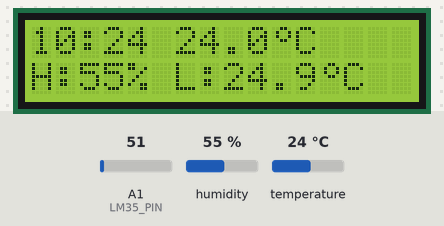
A sketch run on a simulated Arduino Uno, built with avr-gcc and run on an emulated ATmega328P. Shown: 16×2 character LCD. The inputs (shaded band) are chosen by the test bench; at power-on: humidity 55 %, A1 (LM35_PIN) = 51, temperature 24 °C. The local clock reads 2024-03-15 10:24:30 at power-on unless the sketch sets it; what the sketch prints to the serial monitor is not drawn.

Above: at 3.2 s.
3.3 s: humidity set to 22 %
At 6.9 s:
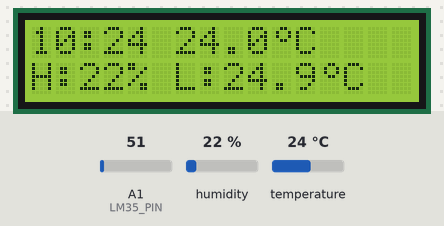
7.6 s: A1 (LM35_PIN) set to 61
At 8.7 s:
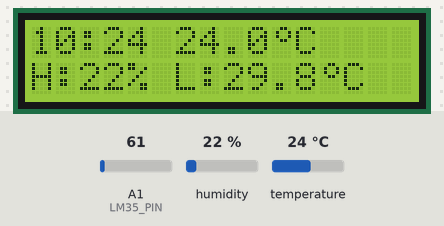
10.2 s: temperature set to 12 °C
At 15.3 s:
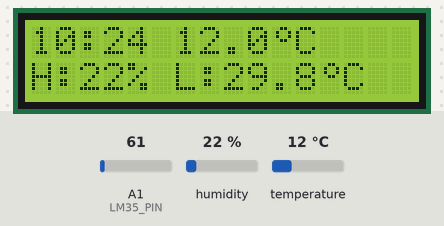
15.6 s: A1 (LM35_PIN) set to 71
At 17.2 s:
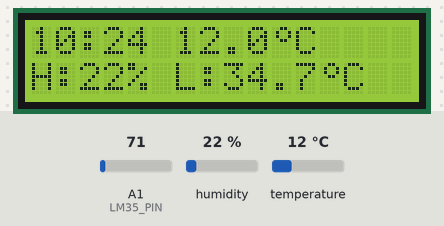
18.2 s: humidity set to 40 %
At 22.6 s:
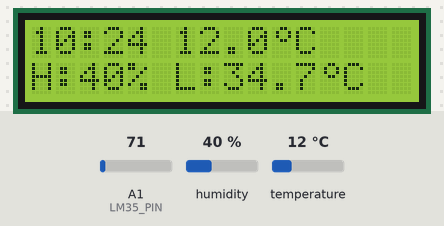
23.6 s: A1 (LM35_PIN) set to 86
At 24.5 s:
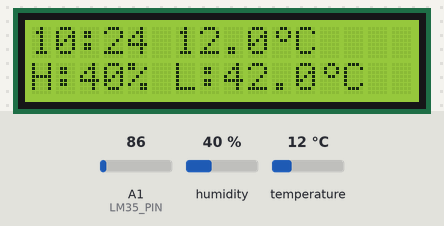
Timing chart, 0 to 26.6 s (numbered marks = the images above; inputs shaded):
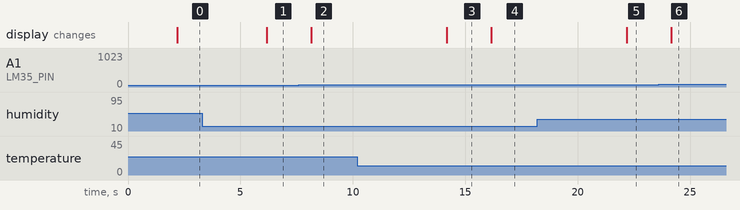

Measured:
- after the input at 3.3 s, the display: changes after 2.9 s (image 1)
- after the input at 7.6 s, the display: changes after 0.56 s (image 2)
- after the input at 10.2 s, the display: changes after 4.0 s (image 3)
- after the input at 15.6 s, the display: changes after 0.56 s (image 4)
- after the input at 18.2 s, the display: changes after 4.0 s (image 5)
- after the input at 23.6 s, the display: changes after 0.56 s (image 6)

The sketch:

weatherStation.ino
```cpp
#include <DHT.h>
#include <Wire.h>
#include <LiquidCrystal_I2C.h>
#include <RtcDS1302.h>
#include <ThreeWire.h>

// Pin def
#define DHT_PIN     2
#define DHT_TYPE    DHT11
#define LM35_PIN    A1

// objects creation

// DS1302 : CLK=6, DAT=7, RST=8
ThreeWire myWire(7, 6, 8);
RtcDS1302<ThreeWire> Rtc(myWire);

// LCD I2C
LiquidCrystal_I2C lcd(0x27, 16, 2);

// DHT
DHT dht(DHT_PIN, DHT_TYPE);

// global variables
float tempDHT, humidity, tempLM35;
unsigned long lastRead = 0;
const unsigned long READ_INTERVAL = 2000;

// just to create the degree symbol
byte degreeChar[8] = {
  0b00110, 0b01001, 0b01001, 0b00110,
  0b00000, 0b00000, 0b00000, 0b00000
};


void setup() {
  Serial.begin(9600);

  // LCD Initialisation
  lcd.init();
  lcd.backlight();
  lcd.createChar(0, degreeChar);
  lcd.setCursor(0, 0);
  lcd.print("Station Meteo");
  lcd.setCursor(0, 1);
  lcd.print("Demarrage...");
  delay(2000);
  lcd.clear();

  // DHT11 Initialisation
  dht.begin();

  // RTC DS1302 Initialisation
  Rtc.Begin();

  // This need to be done only one time to configure time

  //RtcDateTime compiled = RtcDateTime(__DATE__, __TIME__);
  //Rtc.SetDateTime(compiled);
  //Rtc.SetIsRunning(true);

  Serial.println("Setup done");
}


void readSensors() {
  // DHT11
  tempDHT  = dht.readTemperature();
  humidity = dht.readHumidity();

  if (isnan(tempDHT) || isnan(humidity)) {
    Serial.println("Erreur lecture DHT11");
    tempDHT  = -99;
    humidity = -99;
  }

  // LM35
  // Analog value so we need to do conversion : voltage = (raw_value / 1023) * 5000 mV
  // LM35 : 10 mV / °C → température = tension / 10
  int raw = analogRead(LM35_PIN);
  tempLM35 = (raw * 5000.0 / 1023.0) / 10.0;
}


void printLCD(RtcDateTime now) {
  lcd.clear();

  // row 0 : time + DHT11 temperature
  lcd.setCursor(0, 0);

  // Time (HH:MM:SS format)
  if (now.Hour()   < 10) lcd.print("0");
  lcd.print(now.Hour());   lcd.print(":");
  if (now.Minute() < 10) lcd.print("0");
  lcd.print(now.Minute()); lcd.print(" ");

  // DHT11 temperature
  lcd.print(tempDHT, 1);
  lcd.write(0);
  lcd.print("C");

  // row 1 : LM35 humidity + temperature
  lcd.setCursor(0, 1);
  lcd.print("H:");
  lcd.print(humidity, 0);
  lcd.print("% L:");
  lcd.print(tempLM35, 1);
  lcd.write(0);
  lcd.print("C");
}


void printSerial(RtcDateTime now) {
  Serial.print("Hour : ");
  Serial.print(now.Hour());   Serial.print(":");
  if (now.Minute() < 10) Serial.print("0");
  Serial.print(now.Minute()); Serial.print(":");
  if (now.Second() < 10) Serial.print("0");
  Serial.println(now.Second());

  Serial.print("DHT11 - Temp : ");
  Serial.print(tempDHT);
  Serial.print(" C  |  Humidite : ");
  Serial.print(humidity);
  Serial.println(" %");

  Serial.print("LM35  - Temp : ");
  Serial.print(tempLM35);
  Serial.println(" C");
  Serial.println("---");
}


void loop() {
  unsigned long now_ms = millis();

  if (now_ms - lastRead >= READ_INTERVAL) {
    lastRead = now_ms;

    readSensors();

    RtcDateTime now = Rtc.GetDateTime();
    printLCD(now);
    printSerial(now);
  }
}
```
